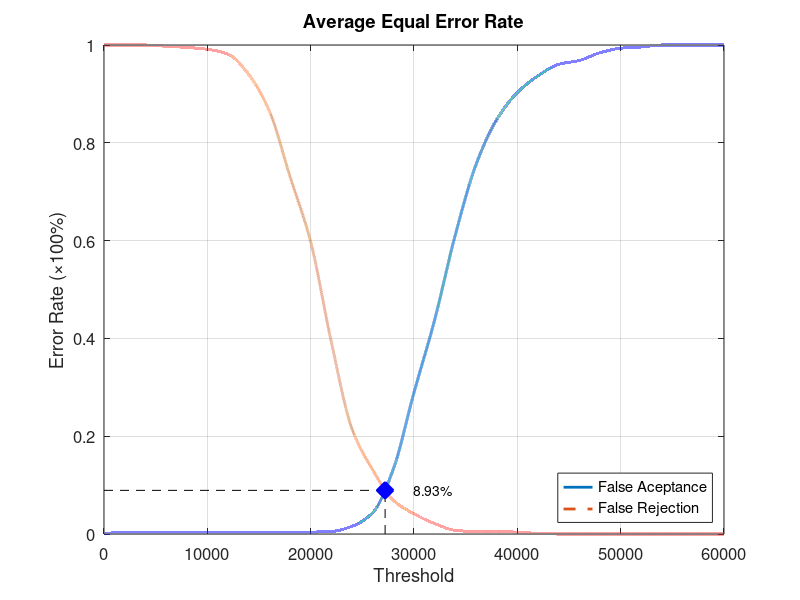
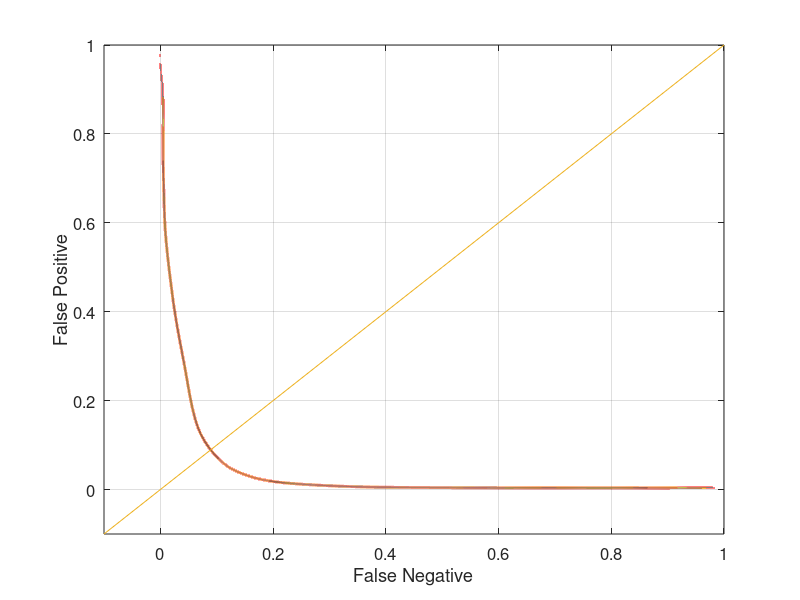

MATLAB code to generate these figures, in order:
function yEER = Experiment3Average
close all;
clear;
clc;
x = 0:2000:60000;
xq = 0:0.5:60000;

y0 = [0 0.00394737 0.00394737 0.00394737 0.00394737 0.00394737 0.00394737 0.00394737 0.00394737 0.00394737 0.00394737 0.00526316 0.0157895 0.0434211 0.132895 0.289474 0.438158 0.611842 0.755263 0.847368 0.902632 0.936842 0.960526 0.968421 0.984211 0.993421 0.996053 1 1 1 1];
yy0 = interp1(x, y0, xq, 'pchip');
y1 = [1 1 1 0.9975 0.995 0.99125 0.98125 0.94 0.865 0.73125 0.5975 0.3925 0.215 0.13125 0.06875 0.04125 0.02125 0.0075 0.005 0.005 0.00375 0.00125 0 0 0 0 0 0 0 0 0];
yy1 = interp1(x, y1, xq, 'pchip');

% Calculating EER: 
y2 = abs(y0 - y1);
find(y2 == min(y2))
yy2 = abs(yy0 - yy1);
xEER = find(yy2 == min(yy2));
xEERIndex = xq(xEER) % X-axis EER
yEER = yy0(xEER) % Y-axis EER

main = figure
plot(xq, yy0,'-','LineWidth', 2);	hold on
plot(xq, yy1,'--','LineWidth', 2);	hold on
plot([xEERIndex xEERIndex], [0 yEER], 'k--');	hold on
plot([0 xEERIndex], [yEER yEER], 'k--');	hold on
plot(xEERIndex, yEER, 'bx', 'LineWidth', 10);	hold on
text(xEERIndex + 10 * xEERIndex / 100, yEER, [num2str(round((10000 * yEER)) / 100) '%'])
legend('False Aceptance', 'False Rejection', 'Location', 'SouthEast')
xlabel('Threshold')
ylabel('Error Rate (\times100%)')
title('Average Equal Error Rate')
set(gca, 'FontSize', 12)
axis([0 60000 0 1])
grid on

print(main, 'Experiment3AverageMain', '-dpng');
FNRxFPR = figure('Color', [1 1 1]);
plot(yy1, yy0, '-', yy1, yy0, 'LineWidth', 2);
hold on
y = -0.1:0.1:1
plot(y, y); 
set(gca, 'FontSize', 12)
xlabel('False Negative')
ylabel('False Positive')
axis([-0.1 1 -0.1 1])
set(gca, 'FontSize', 12)
grid on

print(FNRxFPR, 'Experiment3AverageFNRxFPR','-dpng');
end
